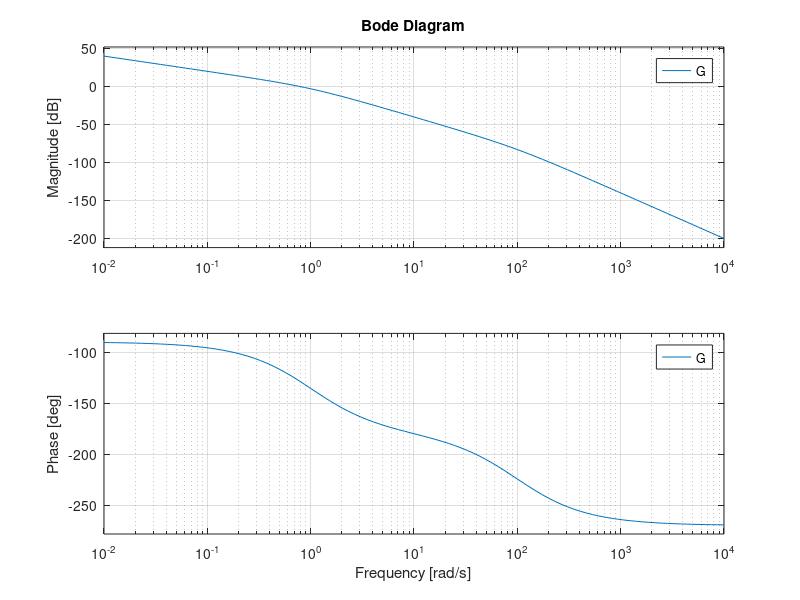

Reproduce this figure in MATLAB. (Note: this script raises an error after producing the figure.)
s=tf('s');
w=logspace(-2,4,100);

G=1/(s*(1*s+1)*(0.01*s+1));

figure
bode(G,w)
grid on
legend('G')
set(findall(gcf,'type','Line','LineWidth',3))
set(findall(gcf,'type','Axes','FontSize',18))